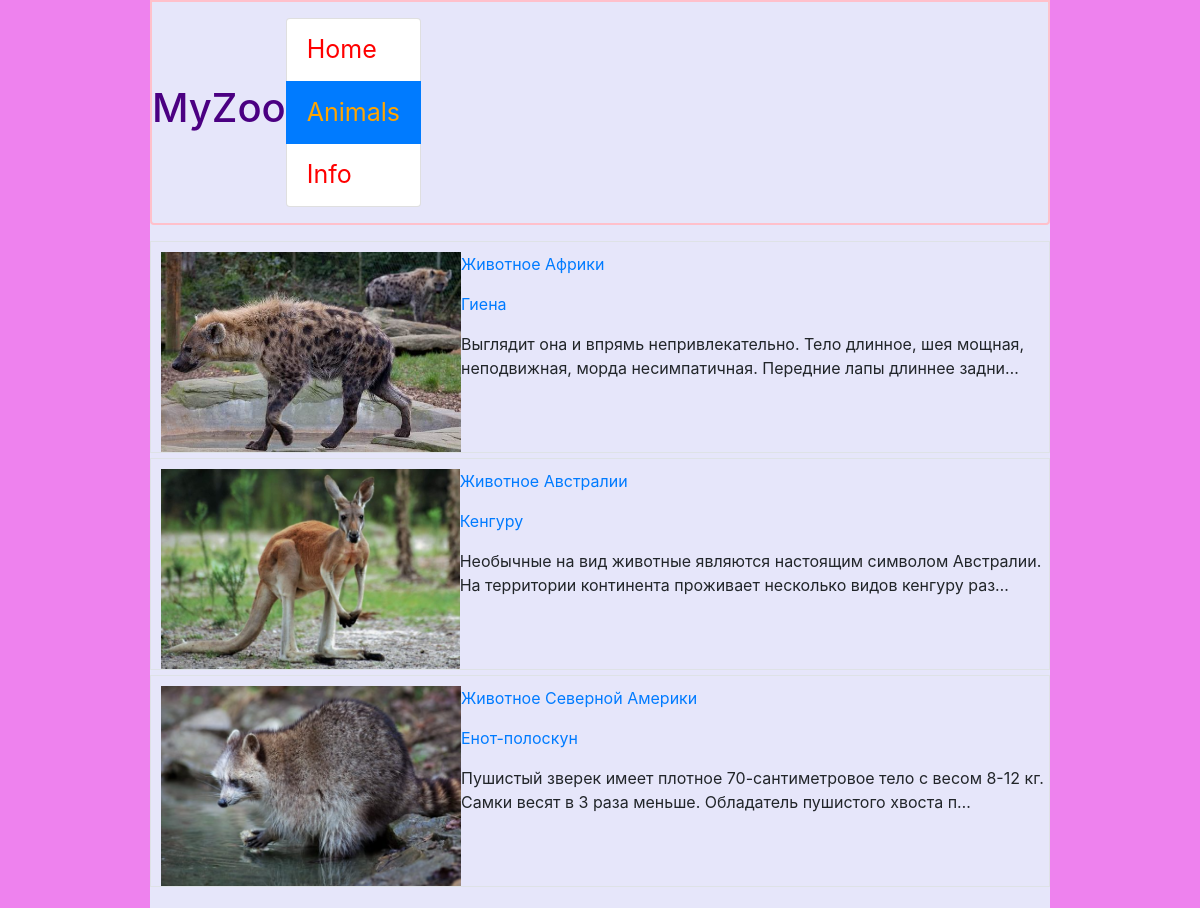
/animals/, run on the app's committed database.
### animals/models.py (models this page shows)
class Animals(models.Model):
    kind=models.CharField(max_length=32, verbose_name="Вид животного")
    name=models.CharField(max_length=128, verbose_name="Имя животного")
    text=models.TextField(blank=False, verbose_name="Описание")
    img=models.ImageField(upload_to="%Y/%m/%d/", verbose_name="Изображение")
    published=models.BooleanField(default=False, verbose_name="Опубликовано")
    publish_date=models.DateTimeField(auto_now_add=True, verbose_name="Дата публикации")
    change_date=models.DateTimeField(auto_now=True, verbose_name="Дата изменения")
    author = models.ForeignKey(User, on_delete=models.CASCADE, verbose_name="Автор")
    likes = models.ManyToManyField(User, related_name="liked_posts", verbose_name="Лайки")

### animals/views.py (the view)
# urls.py: path("",animals_list_view, name = "a"),
def animals_list_view (request):
    animals=Animals.objects.filter(published=True)
    context={"animals_list": animals,'page':'animals'}
    return render(request, "animals/animals_list.html",context)

### animals/templates/animals/animals_list.html
{% extends "root.html" %}
{% load thumbnail %}
{% block content %}
<ul class="ps-3 list-unstyled pe-3">
    {% for animals in animals_list %}
        <li>
       <div class="d-inline-flex border" style="padding: 10px 0px 0px 10px;">
            <img src="{{ animals.img.url }}" width="300px" height="200px" style="object-fit: cover;" class="">
            <div class="ms-3 mt-0">
                <a href="{% url 'animals:animals' animals.pk %}" class="d-block ms-3">
                    <p class="fs-2">{{ animals.kind }}</p>
                    <p class="fs-2">{{ animals.name }}</p>
                </a>
                <p class="ps-3 pt-0 fs-3">{{ animals.text|truncatechars:128 }}</p>
            </div>
        </div>
        </li>
    {% endfor %}
</ul>
{% endblock %}

### templates/root.html (shortened to what this page needs)
{% load static %}
<!DOCTYPE html>
<html lang="ru">
    <head>
        <link rel="stylesheet" href="{% static 'css/bootstrap.min.css' %}">
    </head>
        <body class="mb-0 mt-0 align-content-center justify-content-center d-flex" style="height: 100%; background-color: #EE82EE">
            <div class="w-75" style="height: 100%; background-color: #E6E6FA;">
                <div class="w-100 ps-3 pt-3 pb-3 mb-3 d-inline-flex align-items-center" style="border: 2px solid pink; border-radius: 0 0 4px 4px;">
                    <h1 style="color:#4B0082;">MyZoo</h1>
                    <ul class="fs-5 ms-4 h-25 list-group list-group-horizontal">
                        <li class="list-group-item {% if page == 'home' %} active {% endif  %}"><a href="{% url 'info:home' %}" class="off-link-decoration">Home</a></li>
                        <li class="list-group-item {% if page == 'animals' %} active {% endif  %}"><a href="{% url 'animals:a' %}" class="off-link-decoration">Animals</a></li>
                        <li class="list-group-item {% if page == 'info' %} active {% endif  %}"><a href="{% url 'info:info' %}" class="off-link-decoration">Info</a></li>
                    </ul>
                </div>
                <div class="content">
                    {% block content %}
                    {% endblock %}
                </div>
            </div>
        </body>
    </html>

### templates/root.html (style rules this page uses)
.off-link-decoration { text-decoration: none; color: red; font-size: 25px; }
.active .off-link-decoration { color: orange; }

### data on the page
Animals: img (picture), kind "Животное Африки", name "Гиена", text "Выглядит она и впрямь непривлекательно. Тело длинное, шея мощная, неподвижная, морда несимпатичная. Передние лапы длиннее задни…"
Animals: img (picture), kind "Животное Австралии", name "Кенгуру", text "Необычные на вид животные являются настоящим символом Австралии. На территории континента проживает несколько видов кенгуру раз…"
Animals: img (picture), kind "Животное Северной Америки", name "Енот-полоскун", text "Пушистый зверек имеет плотное 70-сантиметровое тело с весом 8-12 кг. Самки весят в 3 раза меньше. Обладатель пушистого хвоста п…"
